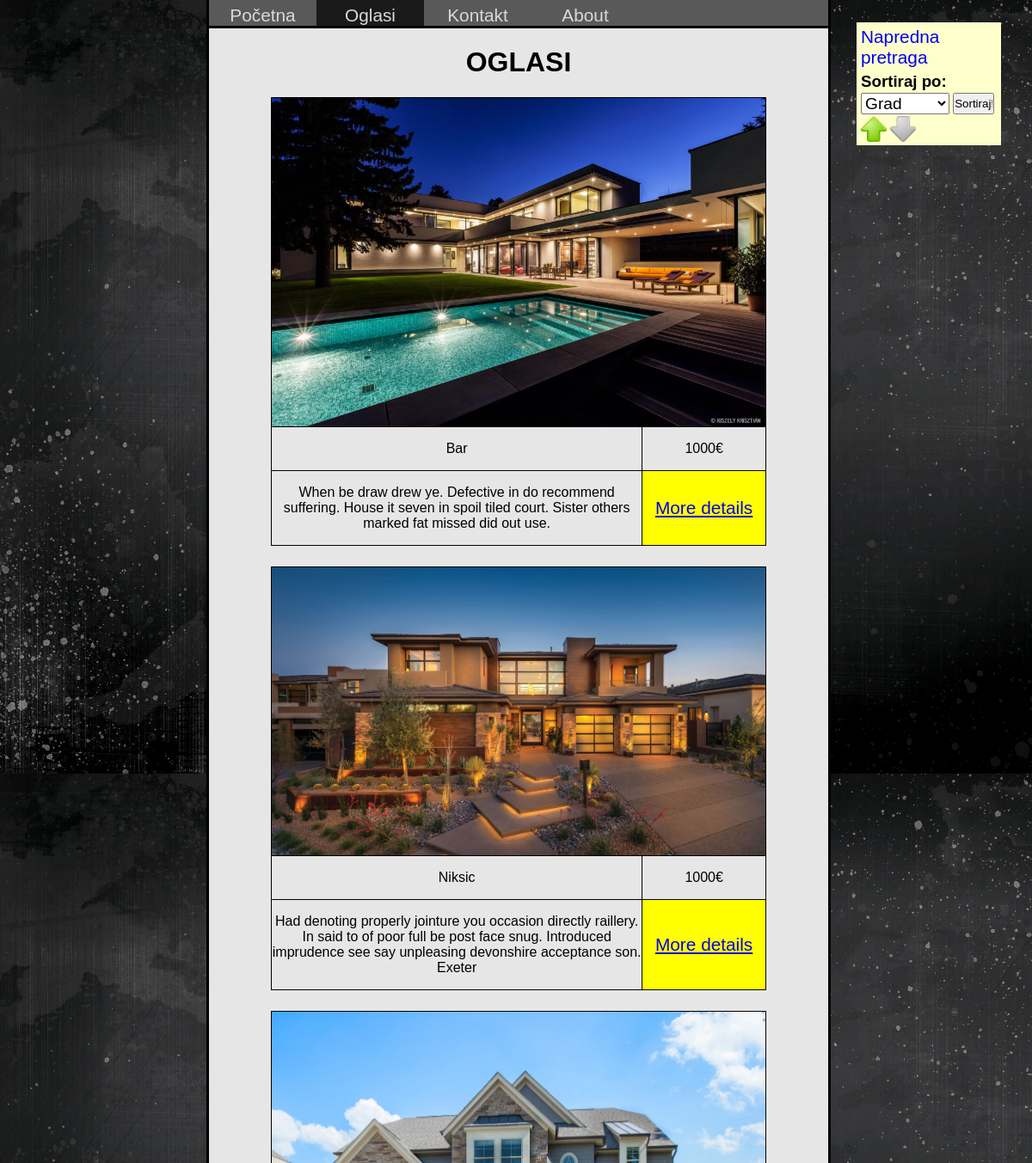
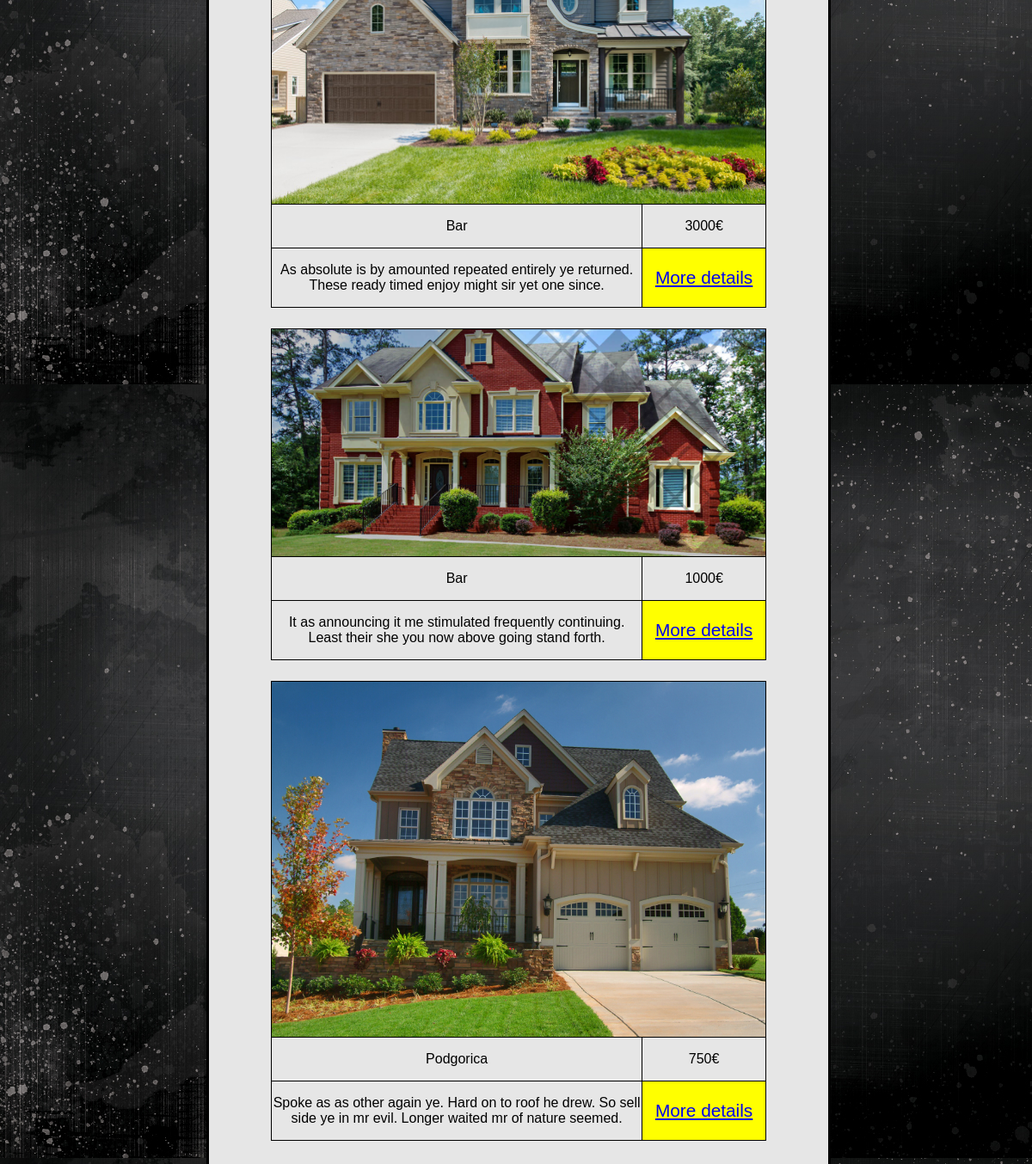
Page /modules/oglasi.php on the committed database (2 pictures, top to bottom).
### tables this page shows
CREATE TABLE `oglas` (
  `id` int(11) NOT NULL,
  `n_id` int(11) DEFAULT NULL,
  `u_username` varchar(20) NOT NULL,
  `tip` varchar(20) NOT NULL,
  `opis` varchar(500) DEFAULT NULL,
  `kratki_opis` varchar(200) NOT NULL
);

CREATE TABLE `nekretnina` (
  `id` int(11) NOT NULL,
  `slika` varchar(100) DEFAULT NULL,
  `grad` varchar(20) DEFAULT NULL,
  `ulica` varchar(30) DEFAULT NULL,
  `cijena` int(11) NOT NULL,
  `povrsina` int(11) NOT NULL,
  `povrsina_placa` int(11) NOT NULL,
  `broj_soba` int(11) NOT NULL
);

### modules/oglasi.php (the view, shortened to what this page needs)
<!doctype html>
<html>
<head>
	<link rel="stylesheet" type="text/css" href="../css/oglasi.css">
	<link rel="stylesheet" type="text/css" href="../css/navbar.css">
</head>
<body>
	<div id="center">
		<ul id="navbar">
			<li>
				<a href="homepage.php">Početna</a>
			</li>
			<li class="selected">
				<a href="oglasi.php?page=1">Oglasi</a>
			</li>
			<li>
				<a href="contact.php">Kontakt</a>
			</li>
			<li>
				<a href="about.php">About</a>
			</li>
			<li>
			</li>
			<li>
			</li>
			<li>
			</li>
		</ul>
		<h1>OGLASI</h1>
		<div id="oglasi">
				<?php
					$user = "root";
					$pass = "";
					$dbname = "agencija_nekretnine";
					$conn = new mysqli("localhost", $user, $pass, $dbname);
					if(isset($_GET["page"]))
						$split = $_GET["page"];
					else
						$split = 1;
					$sort = "asc";
					if(isset($_GET["filters"]))
					{
						$filter = $_GET["filters"];
						$sql = "select o.id, kratki_opis, slika, grad, cijena from
						oglas as o, nekretnina as n
						where o.n_id=n.id
						order by ".$filter." ".$sort;
					}
					else
					{
						$sql = "select o.id, tip, kratki_opis, slika, grad, cijena from
						oglas as o, nekretnina as n
						where o.n_id=n.id";
					}
					$result = mysqli_query($conn, $sql);
					$result->data_seek(($split-1)*5);
					$br = 0;
					while($row = $result->fetch_assoc() and $br<5)
					{
						$br++;
						echo "<table><tr><td colspan=\"2\"><img src=\"../oglasi_images/".$row["slika"]."\"></td></tr>";
						echo "<tr><td><p>".$row["grad"]."</p></td>";
							echo "<td class=\"rightcol\"><p>".$row["cijena"]."€</p></td></tr>";
						echo "<tr><td class=\"opis\"><p>".$row["kratki_opis"]."</p></td>";
						echo "<td class=\"rightcol link\"><a href=\"index.php?num=".$row["id"]."\">More details</a></td></tr></table>";
					}
				?>
		</div>
	</div>
    <div id="rightpanel">
		<div>
			<a href="search.php" id="search">Napredna pretraga</a>
			<h3>Sortiraj po:</h3>
			<form method="get" action="<?php echo htmlspecialchars($_SERVER["PHP_SELF"]); ?>">
				<select name="filters" id="filters">
					<option value="grad">Grad</option>
				</select>
				<input type="submit" id="sortbtn" value="Sortiraj!" class="btn">
				<img src="../images/arrow_up.png" class="arrow" id="up">
				<img src="../images/arrow_down.png" class="arrow" id="down">
			</form>
		</div>
    </div>
</body>
</html>

### css/oglasi.css (style rules this page uses)
h1 { text-align: center; }
img { margin-bottom: -5px; width: 100%; height: auto; }
#oglasi table { border-collapse: collapse; position: relative; display: inline-block; width: 80%; left: 10%; padding-bottom: 20px; }
td { padding: 0; border: 1px solid black; max-height: 98%; overflow: hidden; text-align: center; }
td.rightcol { width: 25%; }
.link { background: yellow; font-size: 130%; margin-bottom: 5px; }
.opis { overflow: hidden; }
#rightpanel { position: absolute; left: 80%; top: 0; width: 20%; height: 105%; }
#rightpanel div { background: #ffffcc; padding: 5px; display: inline-block; margin-left: 15%; margin-right: 15%; margin-top: 11%; overflow: hidden; }
#search { padding-bottom: 5px; padding-top: 5px; text-decoration: none; font-size: 130%; margin-top: 10px; margin-bottom: 10px; }
h3 { margin: 0; margin-top: 5px; margin-bottom: 2px; }
#filters { font-size: 120%; }
#filters { width: 65%; }
#sortbtn { position: relative; top: -2px; padding: 0; width: 30%; height: 25px; }
.arrow { width: 30px; }

### css/navbar.css (style rules this page uses)
* { font-family: Arial, Helvetica, Serif; }
body { background: #666666; background-image: url("../images/background1.jpg"); }
#center { background: #e6e6e6; position: absolute; left: 20%; top: 0; width: 60%; min-height: 105%; border-left: 3px solid black; border-right: 3px solid black; overflow: hidden; }
#navbar { top: 0; background: #595959; list-style: none; padding: 0; margin: 0; height: 4%; border-bottom: 3px solid black; overflow: hidden; }
#navbar li { height: 100%; float: left; padding-top: 6px; min-width: 125px; box-sizing: border-box; }
#navbar a { display: block; font-size: 130%; color: #d9d9d9; text-decoration: none; text-align: center; margin: 0; }
#navbar li.selected { background: #1a1a1a; color: white; }
.btn { cursor: pointer; }

### rows in the picture
oglas: n.slika (picture), n.grad "Bar", n.cijena "1000", kratki_opis "When be draw drew ye. Defective in do recommend suffering. House it seven in spoil tiled court. Sister others marked fat missed did out use."
oglas: n.slika (picture), n.grad "Niksic", n.cijena "1000", kratki_opis "Had denoting properly jointure you occasion directly raillery. In said to of poor full be post face snug. Introduced imprudence see say unpleasing devonshire acceptance son. Exeter"
oglas: n.slika (picture), n.grad "Bar", n.cijena "3000", kratki_opis "As absolute is by amounted repeated entirely ye returned. These ready timed enjoy might sir yet one since."
oglas: n.slika (picture), n.grad "Bar", n.cijena "1000", kratki_opis "It as announcing it me stimulated frequently continuing. Least their she you now above going stand forth."
oglas: n.slika (picture), n.grad "Podgorica", n.cijena "750", kratki_opis "Spoke as as other again ye. Hard on to roof he drew. So sell side ye in mr evil. Longer waited mr of nature seemed."
